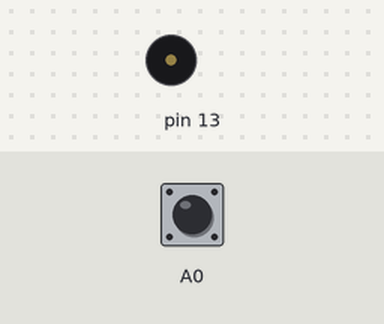
This sketch was run on a simulated Arduino Uno, built with avr-gcc and run on an emulated ATmega328P. Parts: buzzer (waves = sounding). Inputs (shaded band) come from the test bench; at power-on: A0 HIGH. What the sketch prints to the serial monitor is not drawn.

Above: at 1.2 s.
1.3 s: A0 pulled LOW for 0.15 s
At 1.37 s:
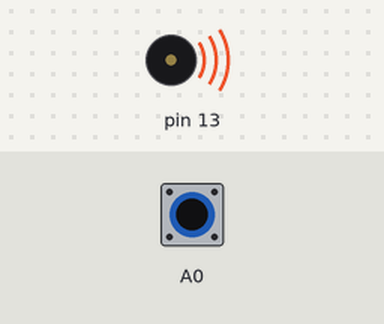
2.9 s: A0 pulled LOW for 3.2 s
At 7.4 s:
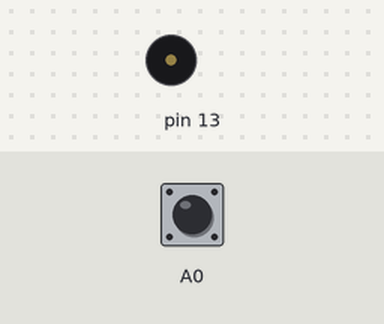
Timing chart, 0 to 8.9 s (numbered marks = the images above; inputs shaded):
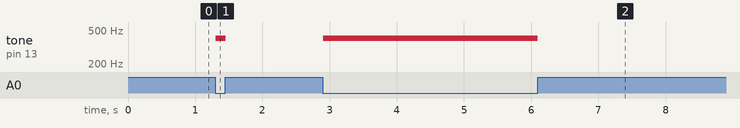

Measured:
- after the input at 1.3 s, tone on pin 13: silent → 400 Hz at once, → silent 0.15 s later
- after the input at 2.9 s, tone on pin 13: silent → 400 Hz at once, → silent 3.2 s later

The sketch:

1bit_manual_morse.ino
```cpp
/*
  BlinkTone

  Modified from Arduino Blink Example

  Once you've changed the frequency for blinking an LED, drop a speaker in instead.
  Modify the delay to hear different tones. Then, write a function to make it easier to call for different tones.
*/
void setup() {
  // initialize digital pin LED_BUILTIN as an output.
  pinMode(13, OUTPUT);
  pinMode(A0, INPUT_PULLUP);
  Serial.begin(9600);
}

void loop() {
  if(digitalRead(A0) == LOW){
    tone(13, 400);
    Serial.println(1);
  } else {
    noTone(13);
    Serial.println(0);
  }
}
```
